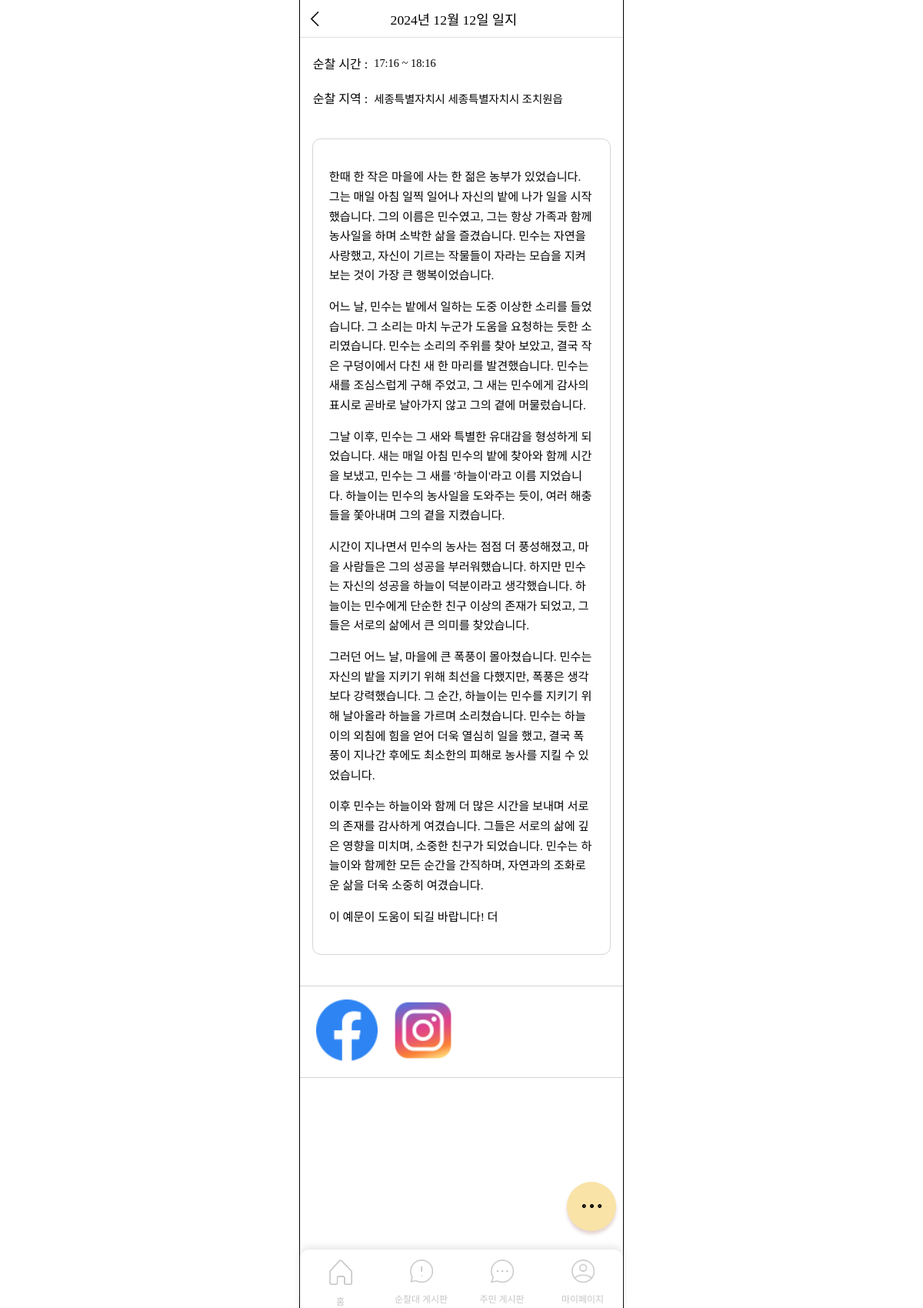
The page /journals/journal-detail/6/ on the database its author committed.
### journals/models.py (models this page shows)
class Journal(models.Model):
    date = models.DateField(null=False, blank=False)
    user = models.ForeignKey(settings.AUTH_USER_MODEL, on_delete=models.CASCADE)
    region_sido = models.CharField(null=False, max_length=30, blank=False)
    region_sigungu = models.CharField(null=False, max_length=30, blank=False)
    region_dong = models.CharField(null=False, max_length=30, blank=False)
    start_time = models.TimeField(null=False, blank=False)
    end_time = models.TimeField(null=False, blank=False)
    content = models.TextField(null=False, blank=False)

class JournalImage(models.Model):
    journal = models.ForeignKey(Journal, on_delete=models.CASCADE)
    image_path = models.ImageField(null=False, blank=False, upload_to='journal_images/')

### journals/views.py (the view)
# urls.py: path('journal-detail/<int:id>/', views.journal_detail, name='journal_detail'),
def journal_detail(request, id):
    journal = Journal.objects.get(id=id)
    images = JournalImage.objects.filter(journal=journal)
    context = {
        'journal': journal,
        'images': images,
    }
    return render(request, 'journals/journal_detail.html', context)

### templates/journals/journal_detail.html (shortened to what this page needs)
<!DOCTYPE html>
{% load static %}
<html lang="ko">
<head>
    <link rel="stylesheet" href="{% static 'css/journal_detail.css' %}">
    <link rel="stylesheet" href="{% static 'css/menubar.css' %}">
    <link rel="stylesheet" as="style" crossorigin href="https://cdn.jsdelivr.net/gh/ungveloper/web-fonts/SCoreDream/font-face.css" />
    <link rel="stylesheet" as="style" crossorigin href="https://cdn.jsdelivr.net/gh/ungveloper/web-fonts/SCoreDream/font-family.css" />
</head>
<body>
    <div class="container-content">
        <div class="contents">
            <div class="top-block">
                <div class="arrow-img">
                    <a href="{% url 'journals:journal_home' %}?date={{ journal.date|date:'Y-m-d' }}">
                        <img src="{% static 'image/back.png' %}" alt="">
                    </a>
                </div>
                <div class="title">{{ journal.date|date:"Y년 m월 d일" }} 일지</div>
            </div>
            <div class="date-block">
                <div>순찰 시간 : </div>
                <div class="date">{{ journal.start_time|date:"H:i"}} ~ {{ journal.end_time|date:"H:i"}}</div>
            </div>
            <div class="date-block">
                <div>순찰 지역 : </div>
                <div class="date">{{ journal.region_sido }} {{ journal.region_sigungu }} {{ journal.region_dong }}</div>
            </div>
            <div class="journal-content">
                {{ journal.content|linebreaks }}
            </div>
            {% if images %}
                <div class="imgs-block">
                    {% for image in images %}
                        <div>
                            <img src="{{ image.image_path.url }}" class="imgs" alt="">
                        </div>
                    {% endfor %}
                </div>
            {% endif %}
            <button type="button" id="dots-btn">
                <img src="{% static 'image/dots.png' %}" alt="">
            </button>
            {% include 'menubar.html' %}
        </div>
    </div>
</body>
</html>

### static/css/journal_detail.css (style rules this page uses)
body { padding: 0; margin: 0; height: 100%; }
.container-content { font-family: 'SCoreDream'; font-weight: 400; outline: 1px solid black; width: 420px; height: 100%; margin: 0 auto; display: flex; flex-direction: column; padding-bottom: 300px; z-index: 0; position: relative; }
.contents { width: 100%; display: flex; flex-direction: column; height: calc(100vh + 600px); }
.top-block { display: flex; flex-direction: row; height: 5rem; align-items: center; border-bottom: 1px solid #dedede; }
.top-block img { width: 30%; margin: 5% 0 0 15%; }
.title { margin-left: 8%; font-size: 1.1rem; font-weight: 500; }
.date-block { display: flex; flex-direction: row; padding-left: 4%; align-items: center; margin: 5% 0 0 0; }
.date { font-size: 0.9rem; margin-left: 2%; }
.journal-content { padding: 5%; margin: 10% 4% 5%; border-radius: 10px; line-height: 1.6rem; font-size: 0.95rem; word-break: break-all; outline: 1px solid #d5d5d5; }
.imgs-block { display: flex; flex-direction: row; flex-wrap: wrap; gap: 5%; padding: 4% 5%; margin-top: 5%; outline: 1px solid #d5d5d5; }
.imgs { width: 80px; height: 80px; object-fit: cover; border-radius: 7px; cursor: pointer; opacity: 0.9; }
#dots-btn { background-color: #F9E3A7; width: 4rem; height: 4rem; border-radius: 50%; border: none; text-align: center; line-height: 3.5rem; box-shadow: 0px 4px 4px 0px rgba(142, 78, 78, 0.25); position: fixed; bottom: 0; margin-bottom: 100px; margin-left: 347px; cursor: pointer; }
#dots-btn > img { margin-top: 25%; }

### rows shown on the page
Journal: date "2024년 12월 12일", start_time "17:16", end_time "18:16", region_sido "세종특별자치시", region_sigungu "세종특별자치시", region_dong "조치원읍", content "한때 한 작은 마을에 사는 한 젊은 농부가 있었습니다. 그는 매일 아침 일찍 일어나 자신의 밭에 나가 일을 시작했습니다. 그의 이름은 민수였고, 그는 항상 가족과 함께 농사일을 하며 소박한 삶을 즐겼습니다. 민수는 자연을 사랑했고, 자신이 기르는 작물들이 자라는 모습을 지켜보는 것이 가장 큰 행복이었습니다. 어느 날, 민수는 밭에서 일하는 도중 이상한 소리를 들었습니다. 그 소리는 마치 누군가 도움을 요청하는 듯한 소리였습니다. 민수는 소리의 주위를 찾아 보았고, 결국 작은 구덩이에서 다친 새 한 마리를 발견했습니다. 민수는 새를 조심스럽게 구해 주었고, 그 새는 민수에게 감사의 표시로 곧바로 날아가지 않고 그의 곁에 머물렀습니다. 그날 이후, 민수는 그 새와 특별한 유대감을 형성하게 되었습니다. 새는 매일 아침 민수의 밭에 찾아와 함께 시간을 보냈고, 민수는 그 새를 '하늘이'라고 이름 지었습니다. 하늘이는 민수의 농사일을 도와주는 듯이, 여러 해충들을 쫓아내며 그의 곁을 지켰습니다. 시간이 지나면서 민수의 농사는 점점 더 풍성해졌고, 마을 사람들은 그의 성공을 부러워했습니다. 하지만 민수는 자신의 성공을 하늘이 덕분이라고 생각했습니다. 하늘이는 민수에게 단순한 친구 이상의 존재가 되었고, 그들은 서로의 삶에서 큰 의미를 찾았습니다. 그러던 어느 날, 마을에 큰 폭풍이 몰아쳤습니다. 민수는 자신의 밭을 지키기 위해 최선을…"
JournalImage: image_path (picture)
JournalImage: image_path (picture)
